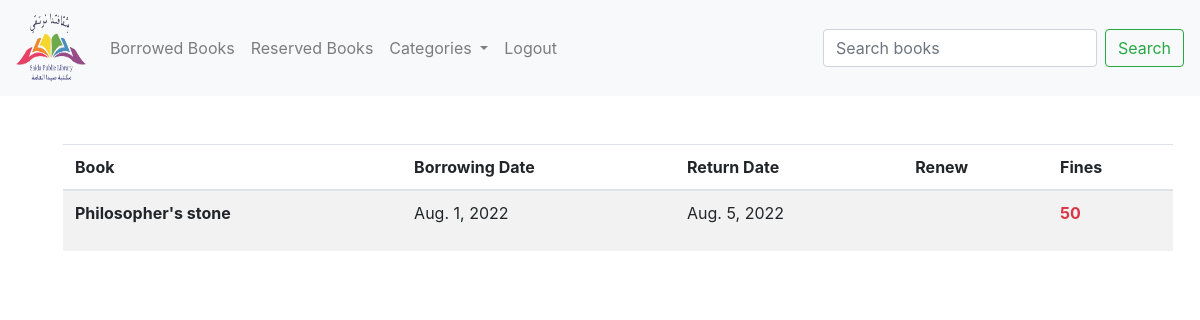
Before: /borrowed_books/1 (signed in) with the older database file.
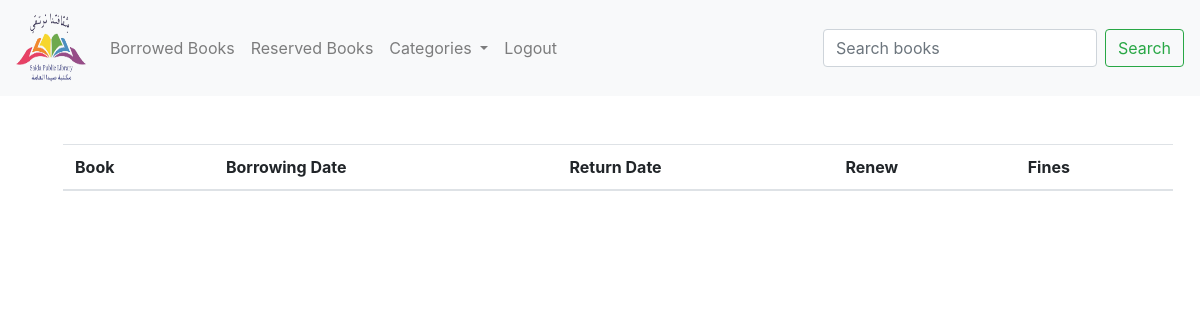
After: the same page with the newer database file.
### booksTransaction/models.py (models this page shows, shortened)
class Borrowing(models.Model):
    book=models.ForeignKey(Book,on_delete=models.CASCADE)
    user=models.ForeignKey(User,on_delete=models.CASCADE)
    borrow_date=models.DateField(default=datetime.datetime.now())
    return_date=models.DateField(blank=True, null=True)
    renew_borrowing=models.BooleanField(default=False)
    @property
    def fines(self):
        return ((datetime.date.today()-self.return_date).days)*5

### books/models.py (models this page shows, shortened)
class Book(models.Model):
    book_title=models.CharField('book_title',max_length=120)
    description=models.TextField('description',null=True)
    author_name=models.CharField('author_name',max_length=120)
    number_of_pages=models.IntegerField('number_of_pages')
    number_of_copies=models.IntegerField('number_of_copies')
    publication_year=models.IntegerField('publication_year')
    lang_id=models.ForeignKey(Language,on_delete=models.CASCADE)
    cat_id=models.ForeignKey(Category,on_delete=models.CASCADE)
    book_img=models.ImageField(null=True,blank=True,upload_to="assets/")

### booksTransaction/views.py (the view)
# urls.py: path('borrowed_books/<user_id>',booksTrans_view.borrowed_books,name="borrowed_books"),
@login_required(login_url='login')
def borrowed_books(request,user_id):
    member=User.objects.get(pk=user_id)
    borrowed_books=Borrowing.objects.filter(user=member)
    return render(request,"borrowed.html",{'books':borrowed_books,'cats':cats})

### books/models.py (called while the page is built)
    def __str__(self):
        return self.name

### booksTransaction/templates/borrowed.html (shortened to what this page needs)
{% extends 'base.html' %}
{% block content %}
<table class="table table-striped">
    <thead>
      <tr>
        <th scope="col">Book</th>
        <th scope="col">Borrowing Date</th>
        <th scope="col">Return Date</th>
        <th scope="col">Renew</th>
        <th scope="col">Fines</th>
      </tr>
    </thead>
    <tbody>
        {% for book in books %}
            <tr>
                <th scope="row">{{book.book.book_title}}</th>
                <td>{{book.borrow_date}}</td>
                <td>{{book.return_date}}</td>
                <td>
                </td>
                <td>
                    {% if book.fines > 0 %}
                        <p class="font-weight-bold text-danger">{{book.fines}}</p>
                    {% endif %}
                </td>
            </tr>
        {% endfor %}
    </tbody>
  </table>
{% endblock %}

Changed rows visible on the page:
removed Borrowing: book.book_title "Philosopher's stone", borrow_date "Aug. 1, 2022", return_date "Aug. 5, 2022", fines "50"
